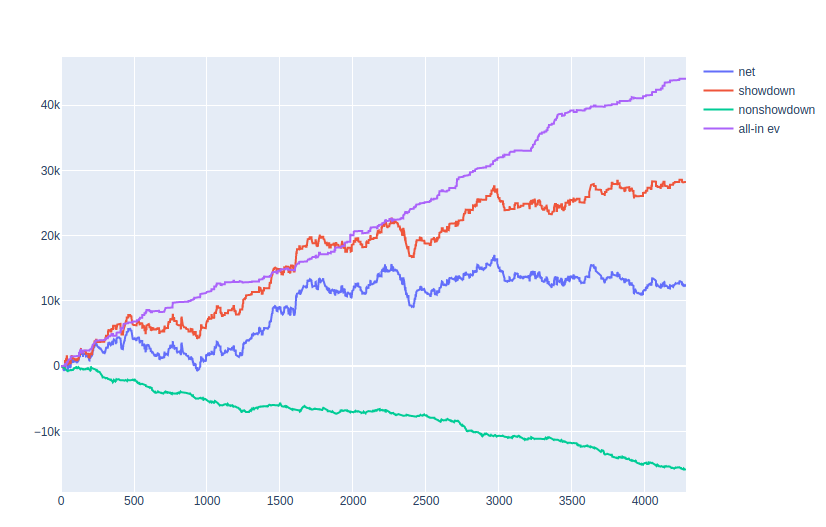

Reproduce this figure in Python.
from tinydb import TinyDB, Query
import plotly.graph_objects as go



handdb = TinyDB("handdb.json")  # initialize DB

tournamentdb = TinyDB("tournamentdb.json")

net = [0]
showdown = [0]
nonshowdown = [0]
allinev = [0]
conversion = 1 # 0.00043 for 0.23 0.2 rake
for i in handdb.all():
    if i["players"] == "3":
        if i["showdown"] == True:
            showdown.append(showdown[-1] + i["net"]*conversion)
            nonshowdown.append(nonshowdown[-1])
            print("showdown:        net: " + str(i["net"]) + "    cev:" + str(i["cev"]))
        else:
            print("non-showdown:    net: " + str(i["net"]) + "    cev:" + str(i["cev"]))
            showdown.append(showdown[-1])
            nonshowdown.append(nonshowdown[-1] + i["net"]*conversion)

        allinev.append(allinev[-1] + i["cev"]*conversion)
        net.append(net[-1] + i["net"]*conversion)

print(len(tournamentdb.all()))
fig = go.Figure()
fig.add_trace(go.Scatter(y=net,
                    mode='lines',
                    name='net'))
fig.add_trace(go.Scatter(y=showdown,
                    mode='lines',
                    name='showdown'))
fig.add_trace(go.Scatter(y=nonshowdown,
                    mode='lines',
                    name='nonshowdown'))
fig.add_trace(go.Scatter(y=allinev,
                    mode='lines',
                    name='all-in ev'))

fig.show()
